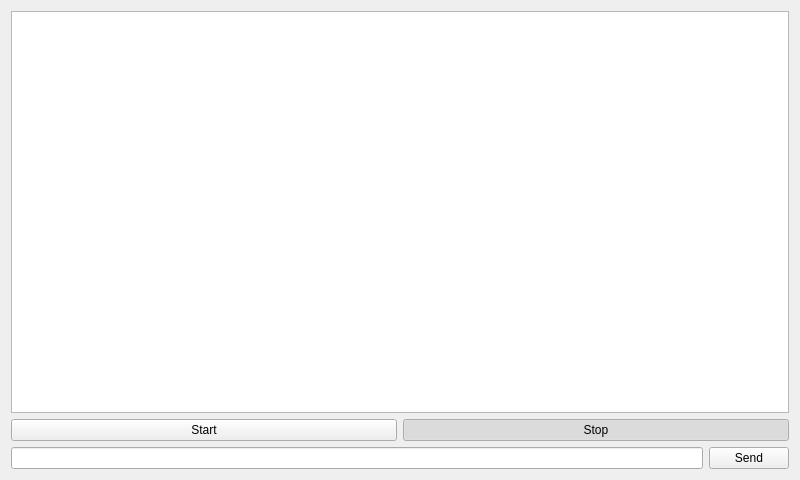
<?xml version="1.0" encoding="UTF-8"?>
<ui version="4.0">
 <class>Widget</class>
 <widget class="QWidget" name="Widget">
  <property name="geometry">
   <rect>
    <x>0</x>
    <y>0</y>
    <width>800</width>
    <height>480</height>
   </rect>
  </property>
  <property name="windowTitle">
   <string>Widget</string>
  </property>
  <layout class="QVBoxLayout" name="verticalLayout">
   <item>
    <widget class="QTextBrowser" name="textBrowser"/>
   </item>
   <item>
    <layout class="QHBoxLayout" name="horizontalLayout">
     <item>
      <widget class="QPushButton" name="pushButton">
       <property name="text">
        <string>Start</string>
       </property>
       <property name="checkable">
        <bool>true</bool>
       </property>
       <property name="checked">
        <bool>false</bool>
       </property>
       <attribute name="buttonGroup">
        <string notr="true">buttonGroup</string>
       </attribute>
      </widget>
     </item>
     <item>
      <widget class="QPushButton" name="pushButton_2">
       <property name="text">
        <string>Stop</string>
       </property>
       <property name="checkable">
        <bool>true</bool>
       </property>
       <property name="checked">
        <bool>true</bool>
       </property>
       <attribute name="buttonGroup">
        <string notr="true">buttonGroup</string>
       </attribute>
      </widget>
     </item>
    </layout>
   </item>
   <item>
    <layout class="QHBoxLayout" name="horizontalLayout_2">
     <item>
      <widget class="QLineEdit" name="lineEdit"/>
     </item>
     <item>
      <widget class="QPushButton" name="pushButton_3">
       <property name="text">
        <string>Send</string>
       </property>
      </widget>
     </item>
    </layout>
   </item>
  </layout>
 </widget>
 <resources/>
 <connections/>
 <buttongroups>
  <buttongroup name="buttonGroup"/>
 </buttongroups>
</ui>
